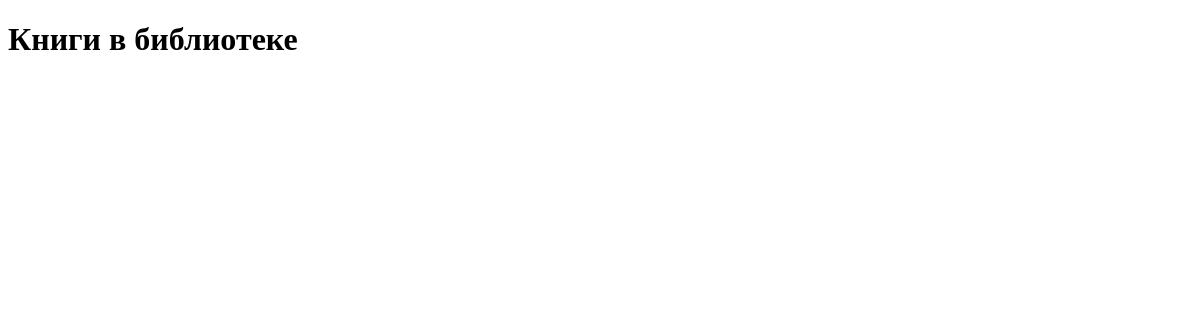
Before: / with the older database file.
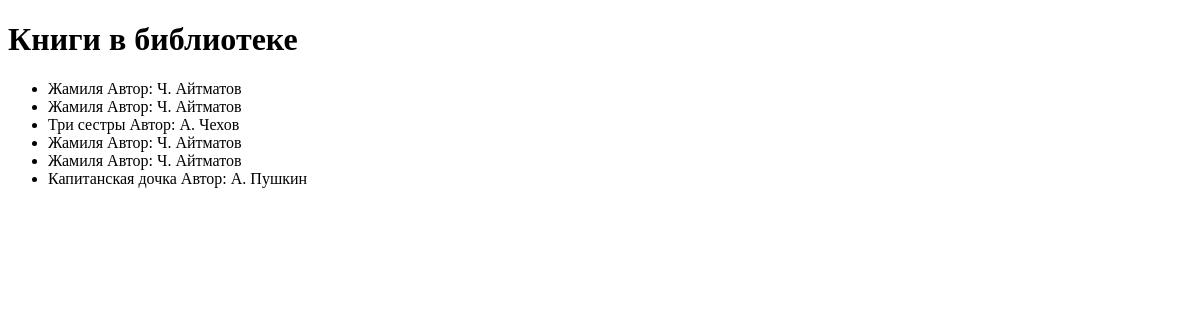
After: the same page with the newer database file.
### my_app/models.py (models this page shows, shortened)
class Book(models.Model):
    title = models.CharField(max_length=255)
    author = models.ForeignKey(Author, on_delete=models.CASCADE)

class Author(models.Model):
    name = models.CharField(max_length=30)

### my_app/views.py (the view)
# urls.py: 2. Add a URL to urlpatterns:  path('', views.home, name='home')
def home(request):
    books = Book.objects.all()
    authors = Author.objects.all()
    context = {
        'books': books,
        'authors': authors,
        'main_page': True
    }
    return render(request, 'home.html', context=context)

### my_app/templates/home.html (shortened to what this page needs)
<!DOCTYPE html>
<html lang="en">
<head>
</head>
<body>
<h1>
    Книги в библиотеке
</h1>
<ul>
    {% for book in books %}
    <li>
        {{ book.title }} Автор: {{ book.author.name }}
    </li>
    {% endfor %}
</ul>
</body>
</html>

Changed rows visible on the page:
added Book: title "Жамиля", author.name "Ч. Айтматов"
added Book: title "Жамиля", author.name "Ч. Айтматов"
added Book: title "Три сестры", author.name "А. Чехов"
added Book: title "Жамиля", author.name "Ч. Айтматов"
added Book: title "Жамиля", author.name "Ч. Айтматов"
added Book: title "Капитанская дочка", author.name "А. Пушкин"
